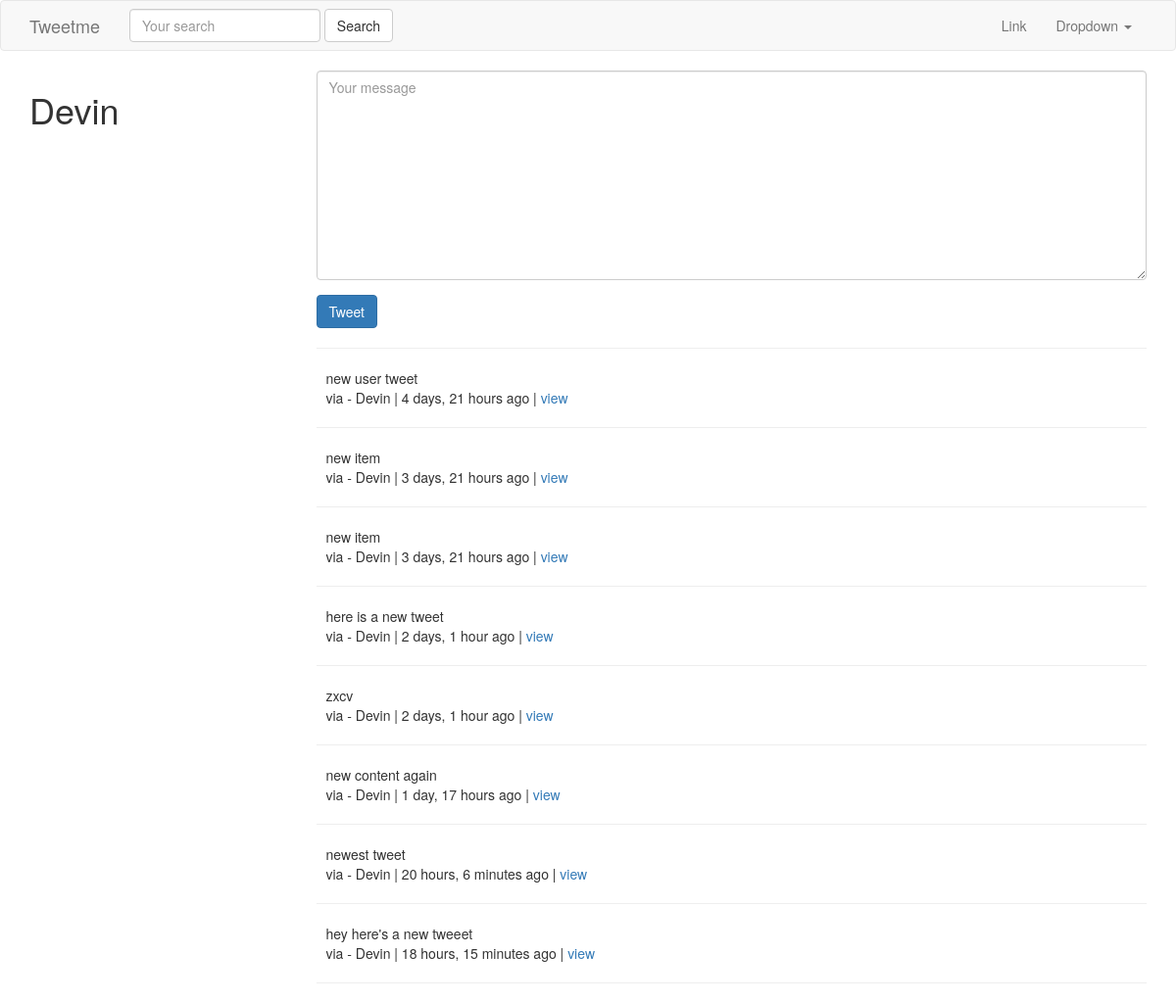
The app's page / (signed in) with its own data.
### tweets/models.py (models this page shows, shortened)
class Tweet(models.Model):
    user      = models.ForeignKey(settings.AUTH_USER_MODEL)
    content   = models.CharField(max_length=140, validators=[validate_content])
    timestamp = models.DateTimeField(auto_now_add=True)
    updated   = models.DateTimeField(auto_now=True)
    def get_absolute_url(self):
        return reverse("tweet:detail", kwargs={"pk":self.pk})

### tweets/views.py (the view)
# urls.py: url(r'^$', TweetListView.as_view(), name="home"),
class TweetListView(ListView):
    def get_queryset(self, *args, **kwargs):
        qs = Tweet.objects.all()
        query = self.request.GET.get("q", None)
        if query is not None:
            qs = qs.filter(
                Q(content__contains=query) |
                Q(user__username__icontains=query)
            )
        return qs
    def get_context_data(self, *args, **kwargs):
        context = super(TweetListView, self).get_context_data(*args, **kwargs)
        context['create_form'] = TweetModelForm()
        context['create_url'] = reverse_lazy("tweet:create")
        return context

### tweets/forms.py
class TweetModelForm(forms.ModelForm):
    content = forms.CharField(label='',
                widget=forms.Textarea(
                        attrs={'placeholder': "Your message",
                               'class': "form-control"}
                    ))
    class Meta:
        model = Tweet
        fields = [
            "content"
        ]

### tweets/templates/tweets/tweet_list.html (shortened to what this page needs)
{% extends "base.html" %}
{% block content %}
  <div class="row">
    <div class="col-sm-3 col-xs-12">
      <h1>{{ request.user }}</h1>
    </div>
    <div class="col-sm-9">
      {% if not request.GET.q %}
      {% include "tweets/form.html" with form=create_form action_url=create_url btn_title="Tweet" %}
      <hr>
      {% endif %}
      {% for object in object_list %}
      <div class="media">
        <div class="media-left">
        </div>
        <div class="media-body">
          {{ object.content }}
          <br>
          via - {{ object.user }} | {{ object.timestamp | timesince }} ago |
          <a href="{{ object.get_absolute_url }}">view</a>
        </div>
      </div>
      <hr>
      {% empty %}
        {% if request.GET.q %}
        <p>No tweets found.</p>
        {% else %}
        <p>No tweets yet.</p>
        {% endif %}
      {% endfor %}
    </div>
  </div>
{% endblock content %}

### records on screen
Tweet: content "new user tweet", user "Devin", timestamp "4 days, 21 hours"
Tweet: content "new item", user "Devin", timestamp "3 days, 21 hours"
Tweet: content "new item", user "Devin", timestamp "3 days, 21 hours"
Tweet: content "here is a new tweet", user "Devin", timestamp "2 days, 1 hour"
Tweet: content "zxcv", user "Devin", timestamp "2 days, 1 hour"
Tweet: content "new content again", user "Devin", timestamp "1 day, 17 hours"
Tweet: content "newest tweet", user "Devin", timestamp "20 hours, 6 minutes"
Tweet: content "hey here's a new tweeet", user "Devin", timestamp "18 hours, 15 minutes"

### other values on screen
{{ request.user }} "Devin"
